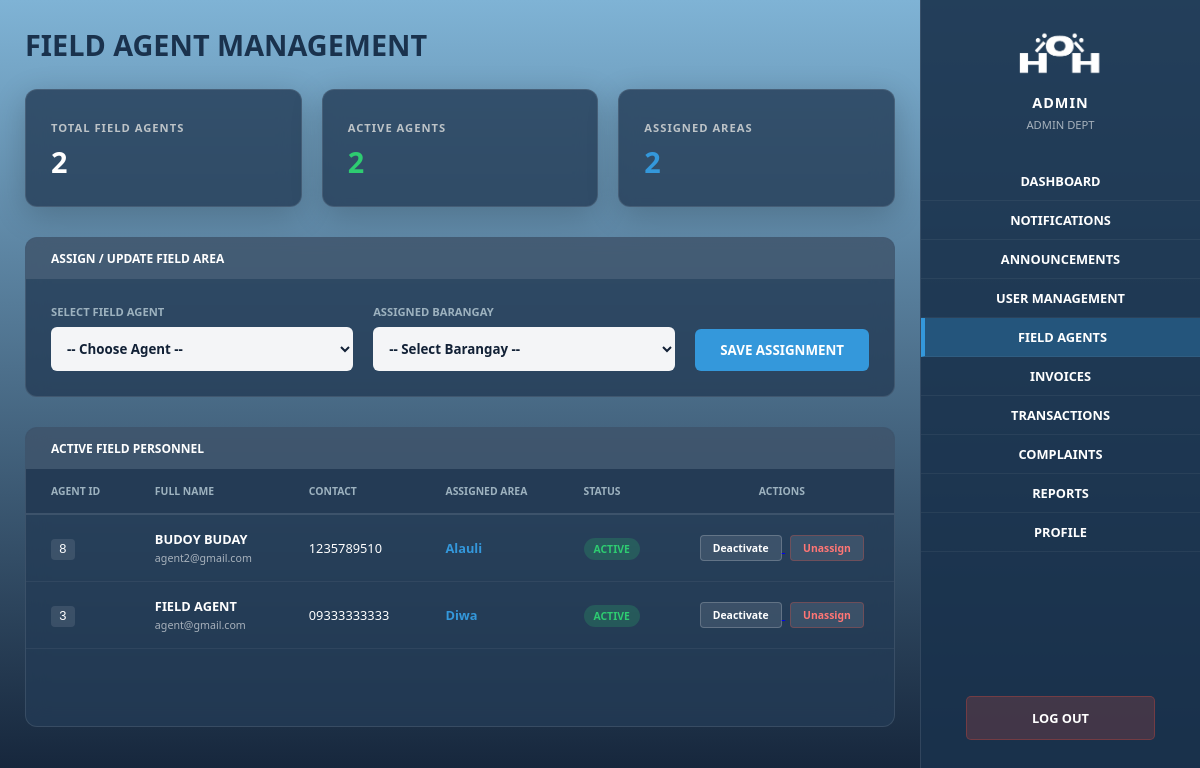
Screenshot of /agent_management.php (signed in) with the database file from the repository.
### tables this page shows
CREATE TABLE `users` (
  `id` int(11) NOT NULL,
  `first_name` varchar(50) DEFAULT NULL,
  `last_name` varchar(50) DEFAULT NULL,
  `email` varchar(100) DEFAULT NULL,
  `contact_no` varchar(20) DEFAULT NULL,
  `password` varchar(255) DEFAULT NULL,
  `role` enum('user','admin','accountant','agent') DEFAULT 'user',
  `meter_number` varchar(50) DEFAULT NULL,
  `barangay` varchar(100) DEFAULT NULL,
  `street` varchar(100) DEFAULT NULL,
  `status` enum('active','inactive') DEFAULT 'active',
  `created_at` timestamp NOT NULL DEFAULT current_timestamp(),
  `user_code` varchar(50) DEFAULT NULL,
  `avatar` varchar(255) DEFAULT 'default.png'
);

CREATE TABLE `agent_assignments` (
  `id` int(11) NOT NULL,
  `agent_id` int(11) DEFAULT NULL,
  `area` varchar(100) DEFAULT NULL,
  `total_households` int(11) DEFAULT 0,
  `created_at` timestamp NOT NULL DEFAULT current_timestamp()
);

### agent_management.php (the view, shortened to what this page needs)
<?php
include "db.php";
$agents = $conn->query("
    SELECT
        u.id AS agent_id,
        u.user_code,
        u.first_name,
        u.last_name,
        u.email,
        u.contact_no,
        u.status,
        aa.id AS assignment_id,
        aa.area,
        aa.total_households
    FROM users u
    LEFT JOIN agent_assignments aa ON u.id = aa.agent_id
    WHERE u.role='agent'
    ORDER BY u.id DESC
");
?>
<!DOCTYPE html>
<html lang="en">
<head>
    <link rel="stylesheet" href="styles/agent_management.css">
</head>
<body id="mainBody">
    <div class="main-content">
        <div class="header-row">
            <h1>FIELD AGENT MANAGEMENT</h1>
        </div>
        <div class="stats-grid">
            <div class="stat-card">
                <span class="stat-label">Total Field Agents</span>
                <span class="stat-value">
                    <?php echo $conn->query("SELECT COUNT(*) AS total FROM users WHERE role='agent'")->fetch_assoc()['total']; ?>
                </span>
            </div>
            <div class="stat-card">
                <span class="stat-label">Active Agents</span>
                <span class="stat-value" style="color: var(--success);">
                    <?php echo $conn->query("SELECT COUNT(*) AS total FROM users WHERE role='agent' AND status='active'")->fetch_assoc()['total']; ?>
                </span>
            </div>
            <div class="stat-card">
                <span class="stat-label">Assigned Areas</span>
                <span class="stat-value" style="color: var(--accent-blue);">
                    <?php echo $conn->query("SELECT COUNT(*) AS total FROM agent_assignments")->fetch_assoc()['total']; ?>
                </span>
            </div>
        </div>
        <div class="glass-panel">
            <div class="panel-title-bar">Assign / Update Field Area</div>
            <div class="content-area">
                <form method="POST" class="assignment-form-grid">
                    <div class="form-group">
                        <label>Select Field Agent</label>
                        <select name="agent_id" required>
                            <option value="">-- Choose Agent --</option>
                        </select>
                    </div>
                    <div class="form-group">
                        <label>Assigned Barangay</label>
                        <select name="area" required>
                            <option value="">-- Select Barangay --</option>
                        </select>
                    </div>
                    <button type="submit" name="assign_area" class="save-btn">SAVE ASSIGNMENT</button>
                </form>
            </div>
        </div>
        <div class="glass-panel scrollable-queue">
            <div class="panel-title-bar">Active Field Personnel</div>
            <div class="table-area">
                <table class="data-table">
                    <thead>
                        <tr>
                            <th>Agent ID</th>
                            <th>Full Name</th>
                            <th>Contact</th>
                            <th>Assigned Area</th>
                            <th>Status</th>
                            <th style="text-align:center">Actions</th>
                        </tr>
                    </thead>
                    <tbody>
                        <?php while($row = $agents->fetch_assoc()):
                            $statusClass = ($row['status'] == 'active') ? 'paid' : 'unpaid';
                        ?>
                        <tr>
                            <td><span class="id-badge"><?php echo $row['user_code'] ?? $row['agent_id']; ?></span></td>
                            <td><strong><?php echo strtoupper($row['first_name']." ".$row['last_name']); ?></strong><br><small style="opacity:0.6"><?php echo $row['email']; ?></small></td>
                            <td><?php echo $row['contact_no']; ?></td>
                            <td><span style="color: var(--accent-blue); font-weight:bold;"><?php echo $row['area'] ?? "NOT ASSIGNED"; ?></span></td>
                            <td><span class="status-pill <?php echo $statusClass; ?>"><?php echo strtoupper($row['status']); ?></span></td>
                            <td style="text-align:center">
                                <a href="?toggle_status=<?php echo $row['agent_id']; ?>">
                                    <button class="action-btn"><?php echo ($row['status'] == 'active') ? 'Deactivate' : 'Activate'; ?></button>
                                </a>
                                <?php if($row['assignment_id']): ?>
                                    <a href="?delete_assignment=<?php echo $row['assignment_id']; ?>" onclick="return confirm('Delete this assignment?')">
                                        <button class="action-btn delete-btn">Unassign</button>
                                    </a>
                                <?php endif; ?>
                            </td>
                        </tr>
                        <?php endwhile; ?>
                    </tbody>
                </table>
            </div>
        </div>
    </div>
        <div class="sidebar-right">
            <img src="assets/logo_name.png" class="side-logo">
            <div class="agent-info" style="color: white; text-align: center; margin-bottom: 30px;">
                <h3>ADMIN</h3>
                <p style="font-size: 0.7rem; opacity: 0.6;">ADMIN DEPT</p>
            </div>
            <nav class="nav-menu">
                <a href="admin_dashboard.php" class="nav-item">DASHBOARD</a>
                <a href="admin_notifications.php" class="nav-item">NOTIFICATIONS</a>
                <a href="announcements.php" class="nav-item">ANNOUNCEMENTS</a>
                <a href="user_management.php" class="nav-item">USER MANAGEMENT</a>
                <a href="agent_management.php" class="nav-item active">FIELD AGENTS</a>
                <a href="invoices.php" class="nav-item">INVOICES</a>
                <a href="transactions.php" class="nav-item">TRANSACTIONS</a>
                <a href="complaints_admin.php" class="nav-item">COMPLAINTS</a>
                <a href="reports.php" class="nav-item">REPORTS</a>
                <a href="profile.php" class="nav-item">PROFILE</a>
            </nav>
            <div class="sidebar-footer">
                <a href="logout.php" class="logout-btn-container">LOG OUT</a>
            </div>
        </div>
</body>
</html>

### rows the page displays
users: id "8", first_name+last_name "BUDOY BUDAY", email "agent2@gmail.com", contact_no "1235789510", agent_assignments.area "Alauli", status "ACTIVE", shows "Deactivate"
users: id "3", first_name+last_name "FIELD AGENT", email "agent@gmail.com", contact_no "09333333333", agent_assignments.area "Diwa", status "ACTIVE", shows "Deactivate"
